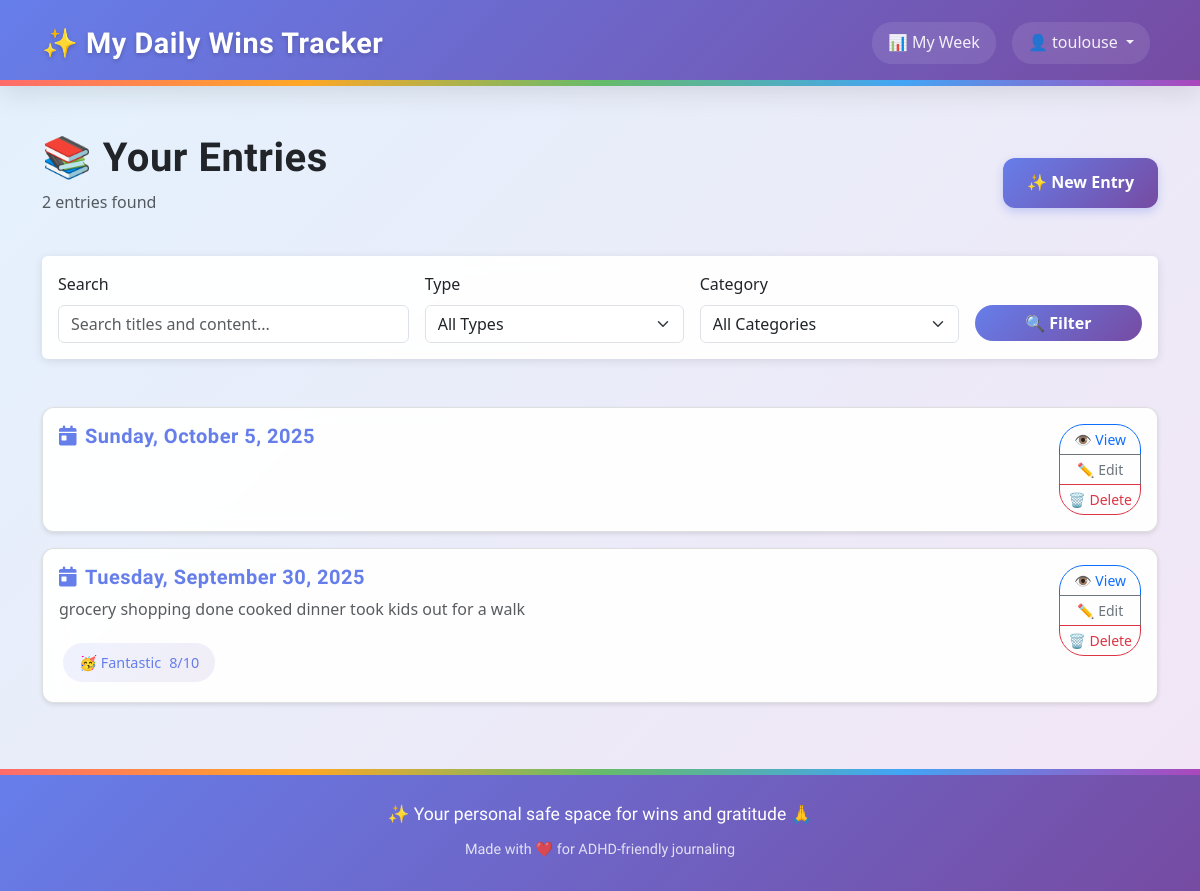
Page /entries/ (signed in) on the earlier database version.
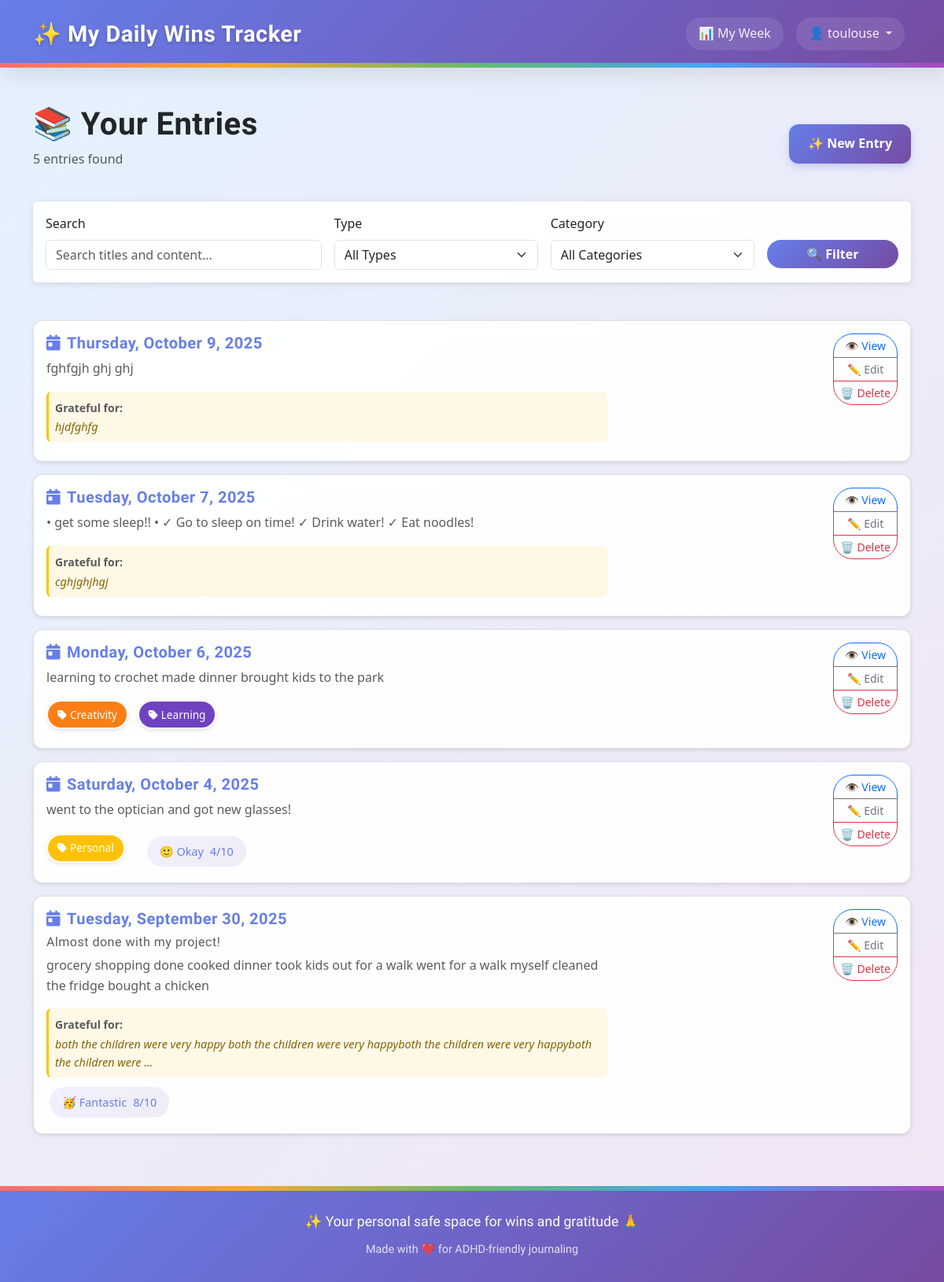
Same page on the later database version.
### tracker/models.py (models this page shows, shortened)
class Entry(models.Model):
    class MoodChoice(models.IntegerChoices):
        TERRIBLE = 1, '😰 Terrible'
        BAD = 2, '😞 Bad'
        MEH = 3, '😐 Meh'
        OKAY = 4, '🙂 Okay'
        GOOD = 5, '😊 Good'
        GREAT = 6, '😄 Great'
        AMAZING = 7, '🤩 Amazing'
        FANTASTIC = 8, '🥳 Fantastic'
        INCREDIBLE = 9, '✨ Incredible'
        PERFECT = 10, '🌟 Perfect'
    user = models.ForeignKey(User, on_delete=models.CASCADE, related_name='entries')
    entry_date = models.DateField(help_text="The date this entry is for", null=True, blank=True)
    title = models.CharField(max_length=200, blank=True, help_text="Short title for your daily win")
    content = models.TextField(blank=True, help_text="Details about your daily wins")
    mood_rating = models.IntegerField(
        choices=MoodChoice.choices,
        null=True,
        blank=True,
        help_text="How was your mood today?"
    )
    gratitude_text = models.TextField(
        blank=True,
        help_text="Today I was grateful for..."
    )
    date_created = models.DateTimeField(auto_now_add=True)
    date_modified = models.DateTimeField(auto_now=True)
    is_private = models.BooleanField(default=True)
    categories = models.ManyToManyField(
        Category,
        blank=True,
        related_name='entries',
        help_text="Optional categories for this entry"
    )
    class Meta:
        verbose_name_plural = "Entries"
        ordering = ['-entry_date', '-date_created']
        constraints = [
            UniqueConstraint(
                fields=['user', 'entry_date'],
                name='unique_entry_per_user_per_day',
                violation_error_message='You can only have one entry per day.'
            ),
            models.CheckConstraint(
                name='mood_rating_valid_choice',
                check=models.Q(mood_rating__isnull=True) | models.Q(mood_rating__in=[1,2,3,4,5,6,7,8,9,10]),
                violation_error_message='Mood rating must be between 1 and 10.',
            )
        ]
        indexes = [
            models.Index(fields=['user', '-entry_date']),  # Dashboard queries
            models.Index(fields=['user', 'entry_date']),   # Day lookups
            models.Index(fields=['mood_rating']),          # Filtering
        ]
    @property
    def mood_emoji(self):
        if self.mood_rating:
            return dict(self.MoodChoice.choices)[self.mood_rating]
        return "😶 No mood set"

class Category(models.Model):
    user = models.ForeignKey(User, on_delete=models.CASCADE, related_name='categories')
    name = models.CharField(max_length=100)
    color = models.CharField(
        max_length=7,
        default='#007bff',  # Bootstrap blue
        validators=[
            RegexValidator(
                regex='^#[0-9A-Fa-f]{6}$',
                message='Color must be a valid hex code (e.g., #007bff)'
            )
        ]
    )
    description = models.TextField(blank=True)  # Optional notes
    date_created = models.DateTimeField(auto_now_add=True)
    class Meta:
        verbose_name_plural = "Categories"
        ordering = ['name']
        constraints = [
            UniqueConstraint(
                Lower('name'), 'user',
                name='unique_category_name_per_user',
                violation_error_message='You already have a category with this name (case-insensitive).'
            )
        ]
        indexes = [
            models.Index(fields=['user', 'name']),
            Index(Lower('name'), name='idx_category_lower_name'),  # Functional index for case-insensitive lookups
        ]

### tracker/views.py (the view)
# urls.py: path("entries/", views.entry_list, name="entry_list"),
@login_required
def entry_list(request):
    entries = Entry.objects.filter(user=request.user)
    entry_type_filter = request.GET.get('type')
    if entry_type_filter == 'win':
        entries = entries.exclude(content__exact='')
    elif entry_type_filter == 'gratitude':
        entries = entries.exclude(gratitude_text__exact='')
    category_filter = request.GET.get('category')
    if category_filter:
        try:
            category_id = int(category_filter)
            entries = entries.filter(categories__id=category_id)
        except (ValueError, TypeError):
            pass
    search_query = request.GET.get('search')
    if search_query:
        entries = entries.filter(
            Q(title__icontains=search_query) |
            Q(content__icontains=search_query) |
            Q(gratitude_text__icontains=search_query)
        )
    entries = entries.distinct().order_by('-entry_date')
    paginator = Paginator(entries, 10)  # 10 entries per page
    page_number = request.GET.get('page')
    page_obj = paginator.get_page(page_number)
    user_categories = Category.objects.filter(user=request.user)
    context = {
        'page_obj': page_obj,
        'entries': page_obj,  # For template compatibility
        'user_categories': user_categories,
        'current_filter': entry_type_filter,
        'current_category': category_filter,
        'search_query': search_query or '',
        'total_count': entries.count(),
    }
    return render(request, 'tracker/entry_list.html', context)

### templates/tracker/entry_list.html (shortened to what the changed rows need)
{% extends "base.html" %}
{% load static %}
{% block extra_css %}
<link rel="stylesheet" href="{% static 'css/forms.css' %}">
{% endblock %}
{% block content %}
<div class="row">
    <div class="col-md-12">
        <div class="d-flex justify-content-between align-items-center mb-4">
            <div>
                <h1>📚 Your Entries</h1>
                <p class="text-muted">
                    {% if total_count %}
                        {{ total_count }} entr{{ total_count|pluralize:"y,ies" }} found
                    {% else %}
                        No entries yet
                    {% endif %}
                </p>
            </div>
        </div>
    </div>
</div>
<div class="row">
    <div class="col-md-12">
        {% if entries %}
            {% for entry in entries %}
                <div class="card entry-card mb-3">
                    <div class="card-body">
                        <div class="row">
                            <div class="col-md-8">
                                <div class="d-flex align-items-start">
                                    <div class="flex-grow-1">
                                        <h5 class="card-title mb-2">
                                            <a href="{% url 'entry_detail' entry.pk %}" class="text-decoration-none" style="color: #667eea;">
                                                <i class="fas fa-calendar-day me-2"></i>{{ entry.entry_date|date:"l, F j, Y" }}
                                            </a>
                                        </h5>
                                        {% if entry.title %}
                                            <h6 class="text-muted mb-2" style="font-weight: 500;">
                                                {{ entry.title }}
                                            </h6>
                                        {% endif %}
                                        <p class="card-text text-muted">
                                            {% if entry.content %}
                                                {{ entry.content|truncatewords:30 }}
                                            {% endif %}
                                        </p>
                                        {% if entry.gratitude_text %}
                                            <div class="p-2 mb-2" style="background: #fff8e7; border-radius: 6px; border-left: 3px solid #ffc107;">
                                                <small class="text-muted"><strong>Grateful for:</strong></small>
                                                <p class="card-text mb-0" style="font-style: italic; color: #856404; font-size: 0.9rem;">
                                                    {{ entry.gratitude_text|truncatewords:20 }}
                                                </p>
                                            </div>
                                        {% endif %}
                                        <div class="d-flex align-items-center gap-3 flex-wrap mt-2">
                                            {% if entry.categories.all %}
                                                <div class="d-flex flex-wrap gap-1">
                                                    {% for category in entry.categories.all %}
                                                        <span class="category-badge" style="background-color: {{ category.color }};">
                                                            <i class="fas fa-tag me-1"></i>{{ category.name }}
                                                        </span>
                                                    {% endfor %}
                                                </div>
                                            {% endif %}
                                            {% if entry.mood_rating %}
                                                <div class="mood-indicator">
                                                    <span>{{ entry.mood_emoji }}</span>
                                                    <span>{{ entry.mood_rating }}/10</span>
                                                </div>
                                            {% endif %}
                                        </div>
                                    </div>
                                </div>
                            </div>
                            <div class="col-md-4 text-end">
                                <div class="btn-group-vertical btn-group-sm" role="group">
                                    <a href="{% url 'entry_detail' entry.pk %}" class="btn btn-outline-primary">
                                        👁️ View
                                    </a>
                                    <a href="{% url 'entry_edit' entry.pk %}" class="btn btn-outline-secondary">
                                        ✏️ Edit
                                    </a>
                                    <button type="button" class="btn btn-outline-danger" onclick="deleteEntry({{ entry.pk }})">
                                        🗑️ Delete
                                    </button>
                                </div>
                            </div>
                        </div>
                    </div>
                </div>
            {% endfor %}
        {% endif %}
    </div>
</div>
{% endblock %}

Differences in the rows shown:
removed Entry: entry_date "Sunday, October 5, 2025"
added Entry: entry_date "Thursday, October 9, 2025", content "fghfgjh ghj ghj", gratitude_text "hjdfghfg"
added Entry: entry_date "Tuesday, October 7, 2025", content "• get some sleep!! • ✓ Go to sleep on time! ✓ Drink water! ✓ Eat noodles!", gratitude_text "cghjghjhgj"
added Entry: entry_date "Monday, October 6, 2025", content "learning to crochet made dinner brought kids to the park"
now on this page (row unchanged): Category: name "Creativity", shown under "Monday, October 6, 2025"
now on this page (row unchanged): Category: name "Learning", shown under "Monday, October 6, 2025"
added Entry: entry_date "Saturday, October 4, 2025", content "went to the optician and got new glasses!", mood_emoji "🙂 Okay", mood_rating "4"
now on this page (row unchanged): Category: name "Personal", shown under "Saturday, October 4, 2025"
changed Entry "🥳 Fantastic": title (not shown) → "Almost done with my project!"; content "grocery shopping done cooked dinner took kids out for a walk" → "grocery shopping done cooked dinner took kids out for a walk went for a walk myself cleaned the fridge bought a chicken"; gratitude_text (not shown) → "both the children were very happy both the children were very happyboth the children were very happyboth the children were …"
Other differences:
{{ total_count }}: "2" → "5"
